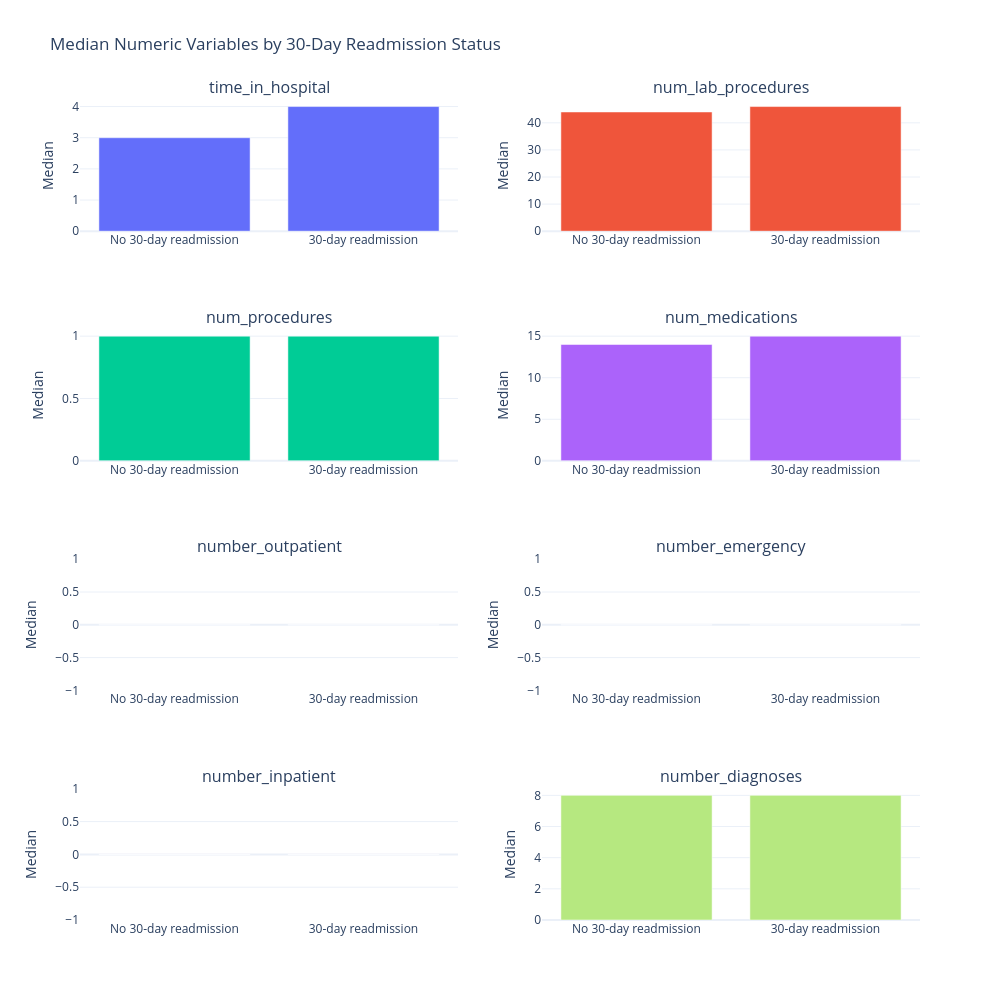

Notebook code cell kept with this figure:
### Code cell
# Compare median values between the two target groups

median_comparison = (
    train
    .groupby("readmit_30")[num_col]
    .median()
    .T
    .rename(columns={
        0: "No 30-day readmission",
        1: "30-day readmission"
    })
)

median_comparison["Difference"] = (
    median_comparison["30-day readmission"]
    - median_comparison["No 30-day readmission"]
)

print(median_comparison.round(2).to_string())


# --- Create one figure with 8 panels ---

fig = make_subplots(
    rows=4,
    cols=2,
    subplot_titles=num_col,
    vertical_spacing=0.12,
    horizontal_spacing=0.10
)

for i, col in enumerate(num_col):
    row = (i // 2) + 1
    col_num = (i % 2) + 1

    fig.add_trace(
        go.Bar(
            x=["No 30-day readmission", "30-day readmission"],
            y=[
                median_comparison.loc[col, "No 30-day readmission"],
                median_comparison.loc[col, "30-day readmission"]
            ],
            showlegend=False
        ),
        row=row,
        col=col_num
    )

    fig.update_yaxes(
        title_text="Median",
        row=row,
        col=col_num
    )

fig.update_layout(
    title="Median Numeric Variables by 30-Day Readmission Status",
    height=1000,
    width=1000,
    template="plotly_white"
)

fig.show()

### Figure 1 — Plotly figure (JSON) as saved in the notebook; plotly's stock layout.template omitted (floating-point values rounded to 4 significant figures)
{"data": [{"showlegend": false, "type": "bar", "x": ["No 30-day readmission", "30-day readmission"], "xaxis": "x", "y": [3, 4], "yaxis": "y"}, {"showlegend": false, "type": "bar", "x": ["No 30-day readmission", "30-day readmission"], "xaxis": "x2", "y": [44, 46], "yaxis": "y2"}, {"showlegend": false, "type": "bar", "x": ["No 30-day readmission", "30-day readmission"], "xaxis": "x3", "y": [1, 1], "yaxis": "y3"}, {"showlegend": false, "type": "bar", "x": ["No 30-day readmission", "30-day readmission"], "xaxis": "x4", "y": [14, 15], "yaxis": "y4"}, {"showlegend": false, "type": "bar", "x": ["No 30-day readmission", "30-day readmission"], "xaxis": "x5", "y": [0, 0], "yaxis": "y5"}, {"showlegend": false, "type": "bar", "x": ["No 30-day readmission", "30-day readmission"], "xaxis": "x6", "y": [0, 0], "yaxis": "y6"}, {"showlegend": false, "type": "bar", "x": ["No 30-day readmission", "30-day readmission"], "xaxis": "x7", "y": [0, 0], "yaxis": "y7"}, {"showlegend": false, "type": "bar", "x": ["No 30-day readmission", "30-day readmission"], "xaxis": "x8", "y": [8, 8], "yaxis": "y8"}], "layout": {"annotations": [{"font": {"size": 16}, "showarrow": false, "text": "time_in_hospital", "x": 0.225, "xanchor": "center", "xref": "paper", "y": 1, "yanchor": "bottom", "yref": "paper"}, {"font": {"size": 16}, "showarrow": false, "text": "num_lab_procedures", "x": 0.775, "xanchor": "center", "xref": "paper", "y": 1, "yanchor": "bottom", "yref": "paper"}, {"font": {"size": 16}, "showarrow": false, "text": "num_procedures", "x": 0.225, "xanchor": "center", "xref": "paper", "y": 0.72, "yanchor": "bottom", "yref": "paper"}, {"font": {"size": 16}, "showarrow": false, "text": "num_medications", "x": 0.775, "xanchor": "center", "xref": "paper", "y": 0.72, "yanchor": "bottom", "yref": "paper"}, {"font": {"size": 16}, "showarrow": false, "text": "number_outpatient", "x": 0.225, "xanchor": "center", "xref": "paper", "y": 0.44, "yanchor": "bottom", "yref": "paper"}, {"font": {"size": 16}, "showarrow": false, "text": "number_emergency", "x": 0.775, "xanchor": "center", "xref": "paper", "y": 0.44, "yanchor": "bottom", "yref": "paper"}, {"font": {"size": 16}, "showarrow": false, "text": "number_inpatient", "x": 0.225, "xanchor": "center", "xref": "paper", "y": 0.16, "yanchor": "bottom", "yref": "paper"}, {"font": {"size": 16}, "showarrow": false, "text": "number_diagnoses", "x": 0.775, "xanchor": "center", "xref": "paper", "y": 0.16, "yanchor": "bottom", "yref": "paper"}], "height": 1000, "title": {"text": "Median Numeric Variables by 30-Day Readmission Status"}, "width": 1000, "xaxis": {"anchor": "y", "domain": [0, 0.45]}, "xaxis2": {"anchor": "y2", "domain": [0.55, 1]}, "xaxis3": {"anchor": "y3", "domain": [0, 0.45]}, "xaxis4": {"anchor": "y4", "domain": [0.55, 1]}, "xaxis5": {"anchor": "y5", "domain": [0, 0.45]}, "xaxis6": {"anchor": "y6", "domain": [0.55, 1]}, "xaxis7": {"anchor": "y7", "domain": [0, 0.45]}, "xaxis8": {"anchor": "y8", "domain": [0.55, 1]}, "yaxis": {"anchor": "x", "domain": [0.84, 1], "title": {"text": "Median"}}, "yaxis2": {"anchor": "x2", "domain": [0.84, 1], "title": {"text": "Median"}}, "yaxis3": {"anchor": "x3", "domain": [0.56, 0.72], "title": {"text": "Median"}}, "yaxis4": {"anchor": "x4", "domain": [0.56, 0.72], "title": {"text": "Median"}}, "yaxis5": {"anchor": "x5", "domain": [0.28, 0.44], "title": {"text": "Median"}}, "yaxis6": {"anchor": "x6", "domain": [0.28, 0.44], "title": {"text": "Median"}}, "yaxis7": {"anchor": "x7", "domain": [0, 0.16], "title": {"text": "Median"}}, "yaxis8": {"anchor": "x8", "domain": [0, 0.16], "title": {"text": "Median"}}}}
